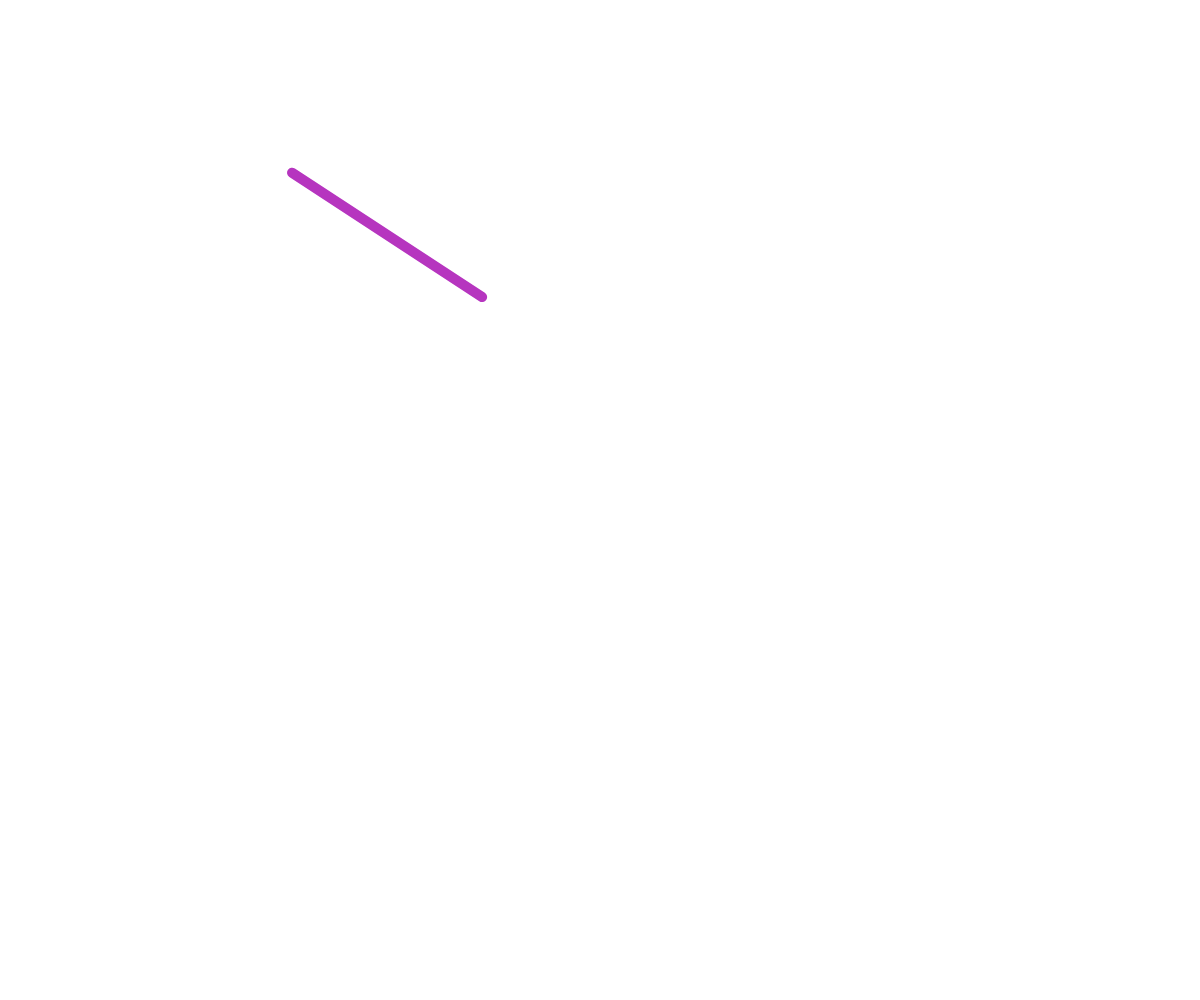
Frame 1 (no input)
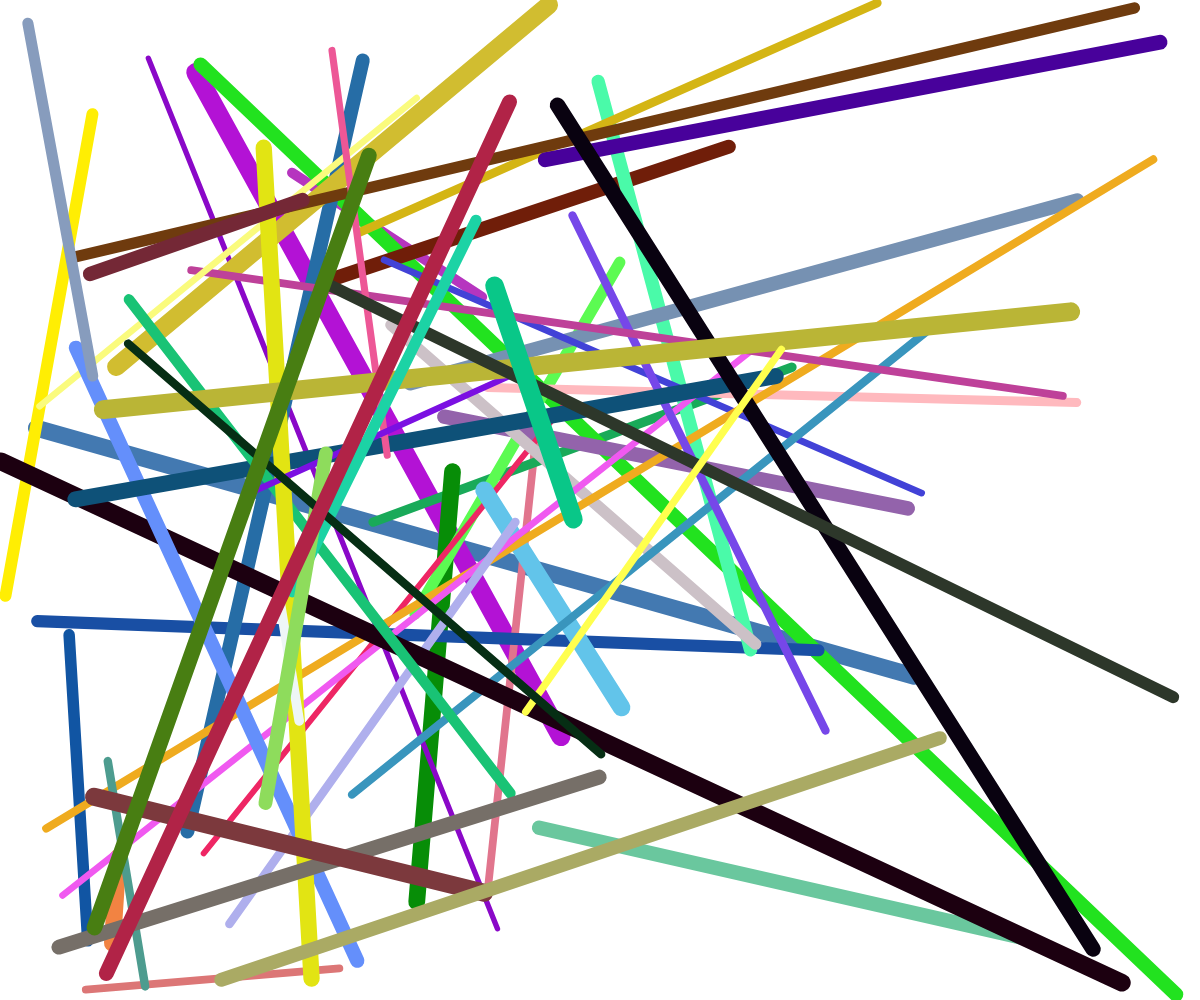
Frame 60 (no input)
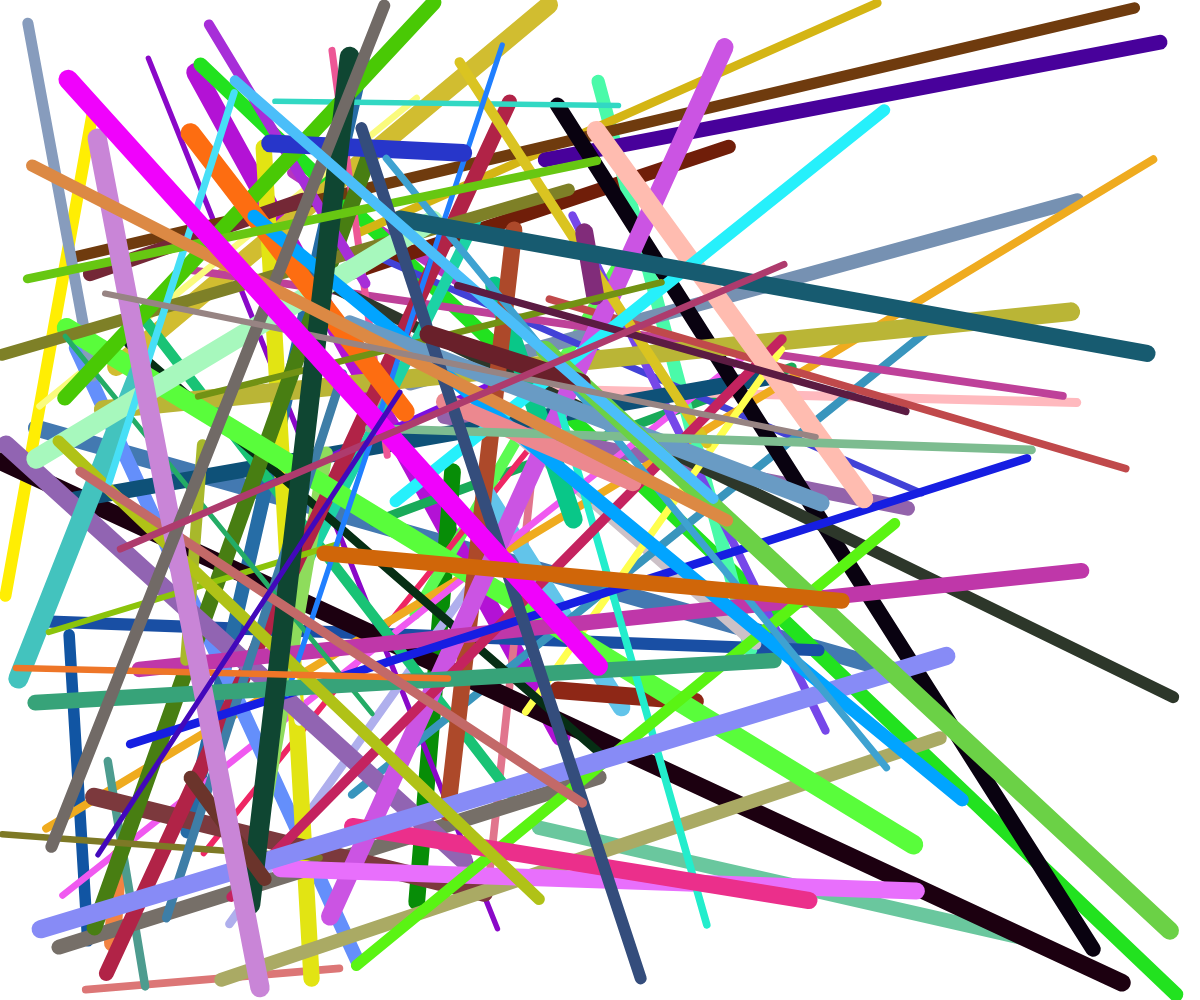
Frame 120 (the mouse pressed at the canvas centre since frame 60)

The p5.js sketch that drew these frames (run headless with seeded random() and noise() and a simulated clock; from frame 60 on, the mouse is pressed at the canvas centre):

// p5.js sketch
// ── sketch.js
let centerX, centerY

function setup() {
  createCanvas(windowWidth, windowHeight);
  strokeWeight(6);

  centerX = width / 2;
  centerY = width / 2;

}

function draw() {

  stroke(random(255), random(255), random(255));
  strokeWeight(random(5, 20));
  line(random(centerX), random(height), random(width), random(height));
}
